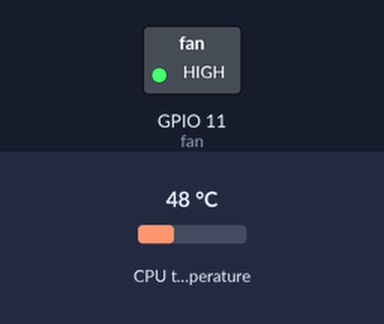
This program was run on a simulated Raspberry Pi (BCM pin numbers). On the bench: switched loads named in the program (green lamp = pin HIGH). The inputs (shaded band) are chosen by the test bench; at power-on: CPU temperature 48 °C. What the program prints to the terminal is not drawn. At 5.0 s the program stops and its outputs stay as they are.

Above: at 0.1 s.
Timing chart, 0 to 1.6 s (numbered marks = the images above):
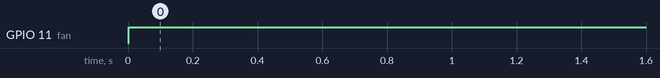

Measured:
- by itself, GPIO 11 (fan): LOW → HIGH at 0.00 s

The program:

raspi-fancontrol.py
```python
# (licence header left out)
import RPi.GPIO as GPIO
import time
from time import sleep
import sys
from gpiozero import CPUTemperature

cpu = CPUTemperature()
print("The current temperature is: " + str(cpu.temperature) + " Deg. C")

GPIO.setmode(GPIO.BCM)
#GPIO.setmode(GPIO.BOARD)
GPIO.setwarnings(False)

# -- Fan set to GPIO Pin 7
fan = 11
# -- Setup Fan
GPIO.setup(fan, GPIO.OUT)

if cpu.temperature >= 55.0:
    print("Fan setting is ON")
    GPIO.output(fan, GPIO.HIGH)
elif cpu.temperature <= 45.0:
    print("Fan setting is OFF")
    GPIO.output(fan, GPIO.LOW)
else:
    # -- If we can't read the temperature or for some reason it didn't return, fail with fan on.
    GPIO.output(fan, GPIO.HIGH)

time.sleep(5)
```
